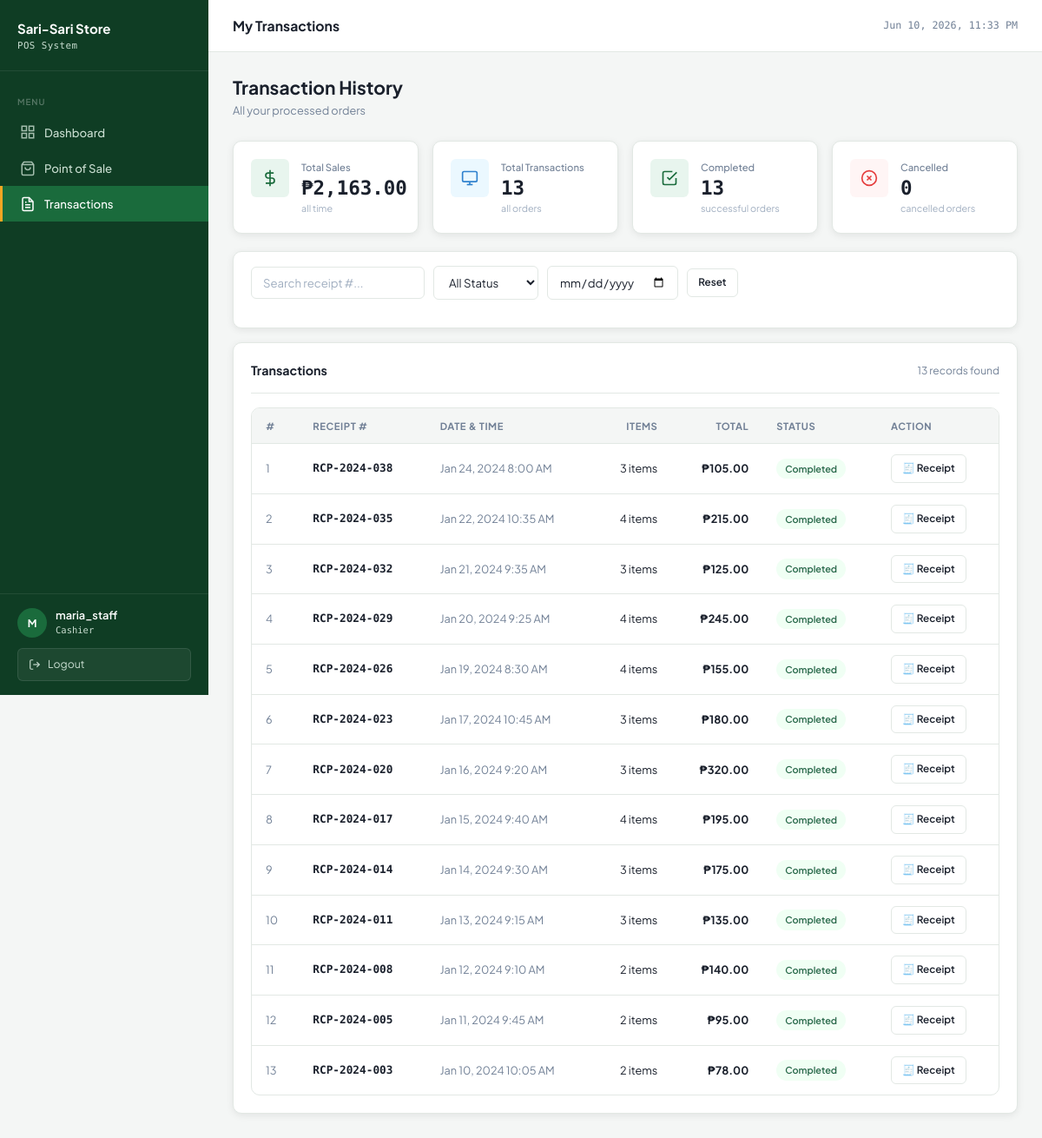
The app's page /cashier/transactions.php (signed in) with its own data.
### tables this page shows
CREATE TABLE orders (
    order_id     INT AUTO_INCREMENT PRIMARY KEY,
    cashier_id   INT           NOT NULL,
    order_date   DATETIME      DEFAULT CURRENT_TIMESTAMP,
    total_amount DECIMAL(10,2) NOT NULL DEFAULT 0.00,
    status       ENUM('completed', 'cancelled', 'pending') NOT NULL DEFAULT 'pending',
    FOREIGN KEY (cashier_id) REFERENCES users(user_id)
);

### cashier/transactions.php (the view, shortened to what this page needs)
<?php
$user = getCurrentUser();
$db = getDB();
$uid  = (int)$user['user_id'];
$filter_status = $_GET['status'] ?? 'all';
$filter_date   = $_GET['date']   ?? '';
$search        = trim($_GET['search'] ?? '');
$params = [$uid];
$where = ["o.cashier_id = ?"];
$where_sql = implode(' AND ', $where);
$q = $db -> prepare("
    SELECT o.order_id, r.receipt_number, o.order_date,
           o.total_amount, o.status,
           COUNT(oi.item_id) AS item_count
    FROM orders o
    LEFT JOIN receipts    r  ON o.order_id   = r.order_id
    LEFT JOIN order_items oi ON o.order_id   = oi.order_id
    WHERE $where_sql
    GROUP BY o.order_id, r.receipt_number, o.order_date, o.total_amount, o.status
    ORDER BY o.order_date DESC
");
$q -> execute($params);
$transactions = $q->fetchAll();
$q_summary = $db->prepare("
    SELECT
        COUNT(DISTINCT o.order_id)                                           AS total,
        SUM(CASE WHEN o.status='completed' THEN 1 ELSE 0 END)                AS completed,
        SUM(CASE WHEN o.status='cancelled' THEN 1 ELSE 0 END)                AS cancelled,
        COALESCE(SUM(CASE WHEN o.status='completed' THEN o.total_amount END), 0) AS total_sales
    FROM orders o
    LEFT JOIN receipts r ON o.order_id = r.order_id
    WHERE $where_sql
");
$q_summary -> execute($params);
$summary = $q_summary -> fetch();
?>
<!DOCTYPE html>
<html lang="en">
<head>
    <link rel="stylesheet" href="/pos_system/assets/css/style.css">
    <link rel="stylesheet" href="/pos_system/assets/css/transactions.css">
</head>
<body>
<div class="layout">
    <?php include '../includes/sidebar_cashier.php'; ?>
    <div class="main-content">
        <div class="topbar">
            <span class="topbar-title">My Transactions</span>
            <div class="topbar-right">
                <span class="topbar-date" id="topbar-clock"></span>
            </div>
        </div>
        <div class="page-content">
            <div class="page-header">
                <h1>Transaction History</h1>
                <p>All your processed orders</p>
            </div>
            <div class="stats-grid" style="margin-bottom:20px">
                <div class="stat-card">
                    <div class="stat-icon green">
                        <svg width="20" height="20" fill="none" stroke="currentColor" stroke-width="2" viewBox="0 0 24 24">
                            <line x1="12" y1="1" x2="12" y2="23"/>
                            <path d="M17 5H9.5a3.5 3.5 0 0 0 0 7h5a3.5 3.5 0 0 1 0 7H6"/>
                        </svg>
                    </div>
                    <div>
                        <div class="stat-label">Total Sales</div>
                        <div class="stat-value">₱<?= number_format($summary['total_sales'], 2) ?></div>
                        <div class="stat-sub">all time</div>
                    </div>
                </div>
                <div class="stat-card">
                    <div class="stat-icon blue">
                        <svg width="20" height="20" fill="none" stroke="currentColor" stroke-width="2" viewBox="0 0 24 24">
                            <rect x="2" y="3" width="20" height="14" rx="2"/><line x1="8" y1="21" x2="16" y2="21"/><line x1="12" y1="17" x2="12" y2="21"/>
                        </svg>
                    </div>
                    <div>
                        <div class="stat-label">Total Transactions</div>
                        <div class="stat-value"><?= number_format($summary['total']) ?></div>
                        <div class="stat-sub">all orders</div>
                    </div>
                </div>
                <div class="stat-card">
                    <div class="stat-icon green">
                        <svg width="20" height="20" fill="none" stroke="currentColor" stroke-width="2" viewBox="0 0 24 24">
                            <path d="M9 11l3 3L22 4"/><path d="M21 12v7a2 2 0 0 1-2 2H5a2 2 0 0 1-2-2V5a2 2 0 0 1 2-2h11"/>
                        </svg>
                    </div>
                    <div>
                        <div class="stat-label">Completed</div>
                        <div class="stat-value"><?= number_format($summary['completed']) ?></div>
                        <div class="stat-sub">successful orders</div>
                    </div>
                </div>
                <div class="stat-card">
                    <div class="stat-icon red">
                        <svg width="20" height="20" fill="none" stroke="currentColor" stroke-width="2" viewBox="0 0 24 24">
                            <circle cx="12" cy="12" r="10"/><line x1="15" y1="9" x2="9" y2="15"/><line x1="9" y1="9" x2="15" y2="15"/>
                        </svg>
                    </div>
                    <div>
                        <div class="stat-label">Cancelled</div>
                        <div class="stat-value"><?= number_format($summary['cancelled']) ?></div>
                        <div class="stat-sub">cancelled orders</div>
                    </div>
                </div>
            </div>
            <div class="card" style="margin-bottom:16px; padding:16px 20px">
                <form method="GET" action="/pos_system/cashier/transactions.php" class="filter-bar">
                    <input type="search" name="search" class="form-control"
                           placeholder="Search receipt #..."
                           value="<?= htmlspecialchars($search) ?>">
                    <select name="status" class="form-control">
                        <option value="all"      <?= $filter_status==='all'       ? 'selected':'' ?>>All Status</option>
                    </select>
                    <input type="date" name="date" class="form-control"
                           value="<?= htmlspecialchars($filter_date) ?>">
                    <a href="/pos_system/cashier/transactions.php" class="btn btn-outline btn-sm">Reset</a>
                </form>
            </div>
            <div class="card">
                <div class="card-header">
                    <span class="card-title">Transactions</span>
                    <span class="text-muted" style="font-size:0.8rem"><?= count($transactions) ?> records found</span>
                </div>
                <?php if (count($transactions) === 0): ?>
                    <div class="empty-state">
                        <div class="empty-state-icon">🔍</div>
                        <p>No Transaction Found.</p>
                    </div>
                <?php else: ?>
                <div class="table-wrapper">
                    <table>
                        <thead>
                            <tr>
                                <th>#</th>
                                <th>Receipt #</th>
                                <th>Date & Time</th>
                                <th class="text-right">Items</th>
                                <th class="text-right">Total</th>
                                <th>Status</th>
                                <th>Action</th>
                            </tr>
                        </thead>
                        <tbody>
                        <?php $ctr = 1; foreach ($transactions as $row): ?>
                            <tr>
                                <td class="text-muted"><?= $ctr++ ?></td>
                                <td class="text-mono font-bold"><?= htmlspecialchars($row['receipt_number'] ?? '—') ?></td>
                                <td class="text-muted"><?= date('M j, Y g:i A', strtotime($row['order_date'])) ?></td>
                                <td class="text-right"><?= $row['item_count'] ?> items</td>
                                <td class="text-right font-bold">₱<?= number_format($row['total_amount'], 2) ?></td>
                                <td><span class="badge badge-<?= $row['status'] ?>"><?= ucfirst($row['status']) ?></span></td>
                                <td>
                                    <?php if ($row['status'] === 'completed'): ?>
                                    <a href="/pos_system/cashier/receipt.php?order_id=<?= $row['order_id'] ?>"
                                       class="btn btn-outline btn-sm">
                                        🧾 Receipt
                                    </a>
                                    <?php elseif ($row['status'] === 'pending'): ?>
                                        <a href="/pos_system/cashier/pos.php?resume=<?= $row['order_id'] ?>" class="btn btn-outline btn-sm">Resume</a>
                                    <?php else: ?>
                                    <span class="text-muted" style="font-size:0.78rem">—</span>
                                    <?php endif; ?>
                                </td>
                            </tr>
                        <?php endforeach; ?>
                        </tbody>
                    </table>
                </div>
                <?php endif; ?>
            </div>
        </div>
    </div>
</div>
</body>
</html>

### assets/css/transactions.css (style rules this page uses)
.filter-bar { display: flex; gap: 10px; align-items: center; flex-wrap: wrap; margin-bottom: 16px; }
.filter-bar .form-control { width: auto; }
.filter-bar input[type="search"] { min-width: 200px; }
.badge-completed { background:#f0fff4; color:#276749; }

### records on screen
orders: receipt_number "RCP-2024-038", order_date "Jan 24, 2024 8:00 AM", item_count "3", total_amount "105.00", status "Completed"
orders: receipt_number "RCP-2024-035", order_date "Jan 22, 2024 10:35 AM", item_count "4", total_amount "215.00", status "Completed"
orders: receipt_number "RCP-2024-032", order_date "Jan 21, 2024 9:35 AM", item_count "3", total_amount "125.00", status "Completed"
orders: receipt_number "RCP-2024-029", order_date "Jan 20, 2024 9:25 AM", item_count "4", total_amount "245.00", status "Completed"
orders: receipt_number "RCP-2024-026", order_date "Jan 19, 2024 8:30 AM", item_count "4", total_amount "155.00", status "Completed"
orders: receipt_number "RCP-2024-023", order_date "Jan 17, 2024 10:45 AM", item_count "3", total_amount "180.00", status "Completed"
orders: receipt_number "RCP-2024-020", order_date "Jan 16, 2024 9:20 AM", item_count "3", total_amount "320.00", status "Completed"
orders: receipt_number "RCP-2024-017", order_date "Jan 15, 2024 9:40 AM", item_count "4", total_amount "195.00", status "Completed"
orders: receipt_number "RCP-2024-014", order_date "Jan 14, 2024 9:30 AM", item_count "3", total_amount "175.00", status "Completed"
orders: receipt_number "RCP-2024-011", order_date "Jan 13, 2024 9:15 AM", item_count "3", total_amount "135.00", status "Completed"
orders: receipt_number "RCP-2024-008", order_date "Jan 12, 2024 9:10 AM", item_count "2", total_amount "140.00", status "Completed"
orders: receipt_number "RCP-2024-005", order_date "Jan 11, 2024 9:45 AM", item_count "2", total_amount "95.00", status "Completed"
orders: receipt_number "RCP-2024-003", order_date "Jan 10, 2024 10:05 AM", item_count "2", total_amount "78.00", status "Completed"

### other values on screen
substr($user['username'], 0, 1) "M"
$user['username'] "maria_staff"
$summary['total_sales'] "2,163.00"
$summary['total'] "13"
$summary['completed'] "13"
$summary['cancelled'] "0"
count($transactions) "13"
